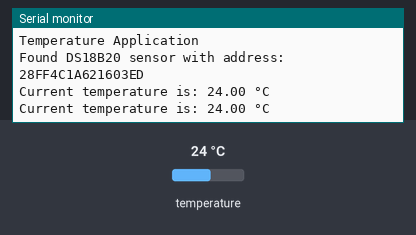
The program below on a simulated ESP8266 (Wemos D1 mini). Shown: the last lines printed to the serial monitor. Inputs (shaded band) come from the test bench; at power-on: temperature 24 °C.

Above: at 4.3 s.
4.4 s: temperature set to 12 °C
At 7.5 s:
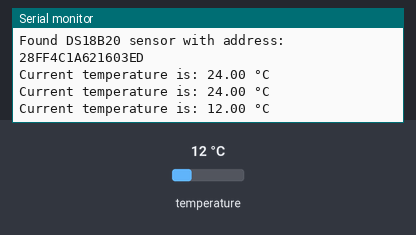
8.1 s: temperature set to 19 °C
At 9.5 s:
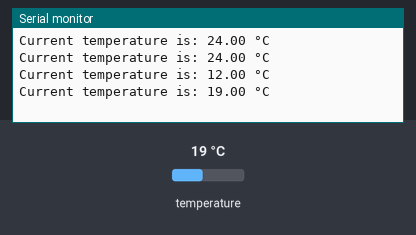
Timing chart, 0 to 11.1 s (numbered marks = the images above; inputs shaded):
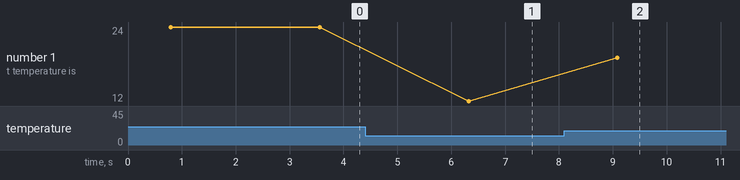

The program:

main.cpp
```cpp
//I Noris Singa, 000812720 certify that this material is my original work. No other person's work has been
//used without due acknowledgement. I have not made my work available to anyone else.

// 1-Wire sensor communication libary
#include <OneWire.h>
// DS18B20 sensor library
#include <DallasTemperature.h>
#include <Arduino.h>

// Pin that the  DS18B20 is connected to
const int oneWireBus = D3;

// Setup a oneWire instance to communicate with any OneWire devices
OneWire oneWire(oneWireBus);

// Pass our oneWire reference to Dallas Temperature sensor
DallasTemperature DS18B20(&oneWire);

DeviceAddress sensorAddress;
int numberOfDevices;

void printAddress(DeviceAddress d) {
  for (uint8_t i = 0; i < 8; i++) {
    if (d[i] < 16) Serial.print("0");
      Serial.print(d[i], HEX);
  }
}


void setup() {
  // put your setup code here, to run once:
   // configure the USB serial monitor
  Serial.begin(115200);
  Serial.println("\nTemperature Application ");
  DS18B20.begin();

  if(!DS18B20.getAddress(sensorAddress, 0)){
    Serial.println("No DS18B20 temperature sensors are installed!");

  }else{
    Serial.print("Found DS18B20 sensor with address: ");
    printAddress(sensorAddress);
    Serial.println();
  }


}

void loop(){
  // put your main code here, to run repeatedly:
  float fTemp;

  // ask DS18B20 for the current temperature
  DS18B20.requestTemperatures();

  // fetch the temperature.  We only have 1 sensor, so the index is 0.
  fTemp = DS18B20.getTempCByIndex(0);

  // print the temp to the USB serial monitor
  Serial.println("Current temperature is: " + String(fTemp) + " \xC2\xB0""C");

  // wait 2s (2000ms) before doing this again

  delay(2000);
}
```

Measured:
- after the input at 4.4 s, the serial monitor: prints a new line after 1.9 s (image 1)
- after the input at 8.1 s, the serial monitor: prints a new line after 0.99 s (image 2)
- plotted number 1: 24 → 12 after the input at 4.4 s, 12 → 19 after the input at 8.1 s
